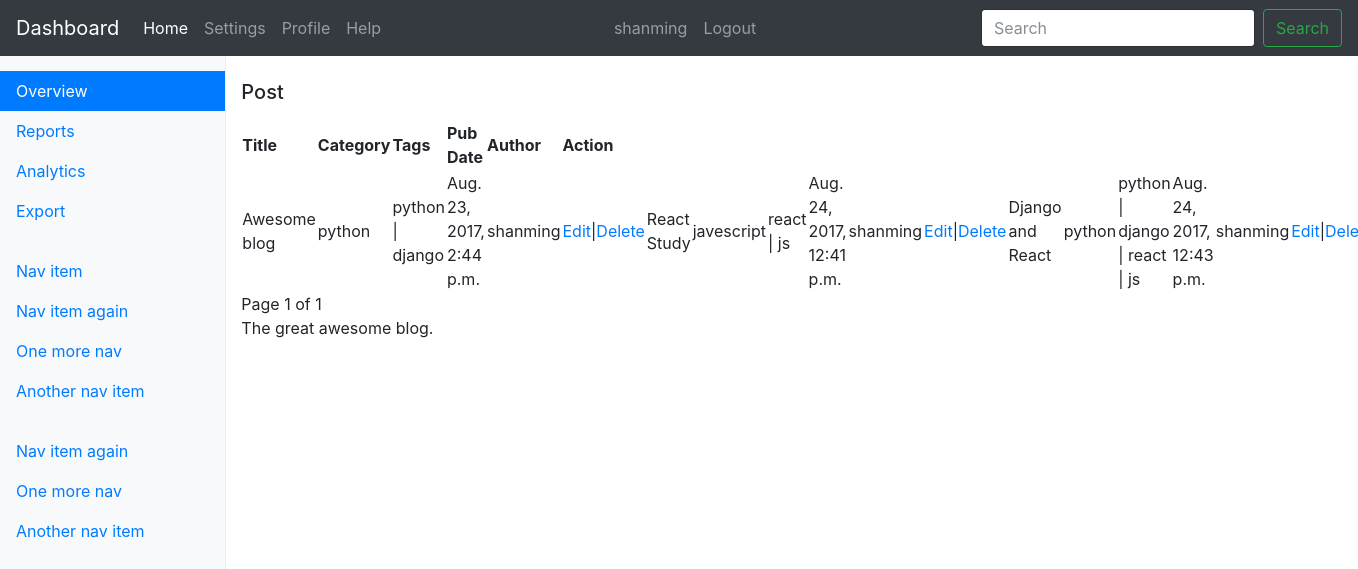
Page /blog/ (signed in) on the committed database.
### blog/models.py (models this page shows, shortened)
class Post(models.Model):
    title = models.CharField(max_length=200)
    content = models.TextField()
    pub_date = models.DateTimeField(auto_now_add=True)
    category = models.ForeignKey(Category)
    tags = models.ManyToManyField(Tag)
    author = models.ForeignKey(Author, blank=True)
    class Meta:
        verbose_name = "Post"
        verbose_name_plural = "Posts"

class Category(models.Model):
    name = models.CharField(max_length=100, unique=True)
    slug = models.SlugField(max_length=100, unique=True)
    author = models.ForeignKey(Author, blank=True)
    class Meta:
        verbose_name = "Category"
        verbose_name_plural = "Categories"
    def __str__(self):
        return self.name

class Tag(models.Model):
    name = models.CharField(max_length=100, unique=True)
    slug = models.SlugField(max_length=100, unique=True)
    author = models.ForeignKey(Author, blank=True)
    class Meta:
        verbose_name = 'Tag'
        verbose_name_plural = 'Tags'
    def __str__(self):
        return self.name

class Author(models.Model):
    user = models.OneToOneField(User)
    phone = models.IntegerField(default=1, blank=True)
    activation_key = models.CharField(default=1, max_length=255)
    email_validated = models.BooleanField(default=False)
    class Meta:
        verbose_name = "Author"
        verbose_name_plural = "Authors"

### blog/views.py (the view)
def post_list(request, json=False):
    posts = blog_models.Post.objects.all()
    posts = helpers.pg_records(request, posts)
    if json:
        data = [post.json() for post in posts]
        return JsonResponse(data, safe=False)
    return render(request, 'blog/post_list.html', {"posts": posts})

### awesome_blog/helpers.py (called while the page is built)
def pg_records(request, all_list, num=10):
    page = request.GET.get('page', 1)
    paginator = Paginator(all_list, num)
    try:
        records = paginator.page(page)
    except PageNotAnInteger:
        records = paginator.page(1)
    except EmptyPage:
        records = paginator.page(paginator.num_pages)
    return records

### blog/templates/blog/post_list.html (shortened to what this page needs)
{% extends 'blog/base.html' %}
{% block main %}
    <h3 class="navbar-brand">Post</h3>
    {% if posts %}
        <table>
            <tr>
                <th>Title</th>
                <th>Category</th>
                <th>Tags</th>
                <th>Pub Date</th>
                <th>Author</th>
                {% if request.user.is_authenticated %}
                    <th>Action</th>
                {% endif %}
            </tr>
            {% for post in posts %}
                {% include 'blog/post_info.html' %}
            {% endfor %}
        </table>
    {% else %}
        No Posts
    {% endif %}
{% endblock %}

### templates/base.html (shortened to what this page needs)
<!DOCTYPE html>
<html lang="en">
<head>
    {% load static %}
    <link href="{% static "css/bootstrap.min.css" %}" rel="stylesheet">
    <link href="{% static "css/dashboard.css" %}" rel="stylesheet">
</head>
<body>
<nav class="navbar navbar-expand-md navbar-dark fixed-top bg-dark">
    {% block bar %}
        <a class="navbar-brand" href="{% url 'dashboard' %}">Dashboard</a>
        <div class="collapse navbar-collapse" id="navbarsExampleDefault">
            <ul class="navbar-nav mr-auto">
                <li class="nav-item active">
                    <a class="nav-link" href="#">Home <span class="sr-only">(current)</span></a>
                </li>
                <li class="nav-item">
                    <a class="nav-link" href="#">Settings</a>
                </li>
                <li class="nav-item">
                    <a class="nav-link" href="{% url 'profile' %}">Profile</a>
                </li>
                <li class="nav-item">
                    <a class="nav-link" href="{% url 'help' %}">Help</a>
                </li>
            </ul>
            <ul class="navbar-nav mr-auto">
                {% if request.user.is_authenticated %}
                    <li class="nav-item">
                        <a class="nav-link" href="{% url 'profile' %}">{{ request.user.username }}</a>
                    </li>
                    <li class="nav-item">
                        <a class="nav-link" href="{% url 'logout' %}">Logout</a>
                    </li>
                {% endif %}
            </ul>
            <form class="form-inline mt-2 mt-md-0">
                <input class="form-control mr-sm-2" type="text" placeholder="Search" aria-label="Search">
                <button class="btn btn-outline-success my-2 my-sm-0" type="submit">Search</button>
            </form>
        </div>
    {% endblock bar %}
</nav>
<div class="container-fluid">
    <div class="row">
        {% block container %}
            {% block nav %}
                <nav class="col-sm-3 col-md-2 d-none d-sm-block bg-light sidebar">
                    <ul class="nav nav-pills flex-column">
                        <li class="nav-item">
                            <a class="nav-link active" href="#">Overview <span class="sr-only">(current)</span></a>
                        </li>
                        <li class="nav-item">
                            <a class="nav-link" href="#">Reports</a>
                        </li>
                        <li class="nav-item">
                            <a class="nav-link" href="#">Analytics</a>
                        </li>
                        <li class="nav-item">
                            <a class="nav-link" href="#">Export</a>
                        </li>
                    </ul>
                    <ul class="nav nav-pills flex-column">
                        <li class="nav-item">
                            <a class="nav-link" href="#">Nav item</a>
                        </li>
                        <li class="nav-item">
                            <a class="nav-link" href="#">Nav item again</a>
                        </li>
                        <li class="nav-item">
                            <a class="nav-link" href="#">One more nav</a>
                        </li>
                        <li class="nav-item">
                            <a class="nav-link" href="#">Another nav item</a>
                        </li>
                    </ul>
                    <ul class="nav nav-pills flex-column">
                        <li class="nav-item">
                            <a class="nav-link" href="#">Nav item again</a>
                        </li>
                        <li class="nav-item">
                            <a class="nav-link" href="#">One more nav</a>
                        </li>
                        <li class="nav-item">
                            <a class="nav-link" href="#">Another nav item</a>
                        </li>
                    </ul>
                </nav>
            {% endblock nav %}
            <main class="col-sm-9 ml-sm-auto col-md-10 pt-3" role="main">
                {% block main %}{% endblock main %}
                {% block footer %}
                    <p class="footer">The great awesome blog.</p>
                {% endblock %}
            </main>
        {% endblock container %}
    </div>
</div>
</body>
</html>

### blog/templates/blog/post_info.html
<td>{{ post.title }}</td>
<td>{{ post.category }}</td>
<td>
    {% for tag in post.tags.all %}
        {{ tag }}
        {% if not forloop.last %}
            |
        {% endif %}
    {% empty %}
        None
    {% endfor %}
</td>
<td>{{ post.pub_date }}</td>
<td>{{ post.author.user.username }}</td>
{% if request.user.is_authenticated %}
    <td><a href="">Edit</a>|<a href="">Delete</a></td>
{% endif %}

### static/css/dashboard.css (style rules this page uses)
body { padding-top: 3.5rem; }
.sidebar { position: fixed; top: 51px; bottom: 0; left: 0; z-index: 1000; padding: 20px; overflow-x: hidden; overflow-y: auto; border-right: 1px solid #eee; }
.sidebar { padding-left: 0; padding-right: 0; }
.sidebar .nav { margin-bottom: 20px; }
.sidebar .nav-item { width: 100%; }
.sidebar .nav-item + .nav-item { margin-left: 0; }
.sidebar .nav-link { border-radius: 0; }

### rows in the picture
Post: title "Awesome blog", category "python", pub_date "Aug. 23, 2017, 2:44 p.m.", author.user.username "shanming"
Tag: name "python"
Tag: name "django"
Post: title "React Study", category "javescript", pub_date "Aug. 24, 2017, 12:41 p.m.", author.user.username "shanming"
Tag: name "react"
Tag: name "js"
Post: title "Django and React", category "python", pub_date "Aug. 24, 2017, 12:43 p.m.", author.user.username "shanming"

### other values in the picture
{{ request.user.username }} "shanming"
{{ posts.number }} "1"
{{ posts.paginator.num_pages }} "1"
